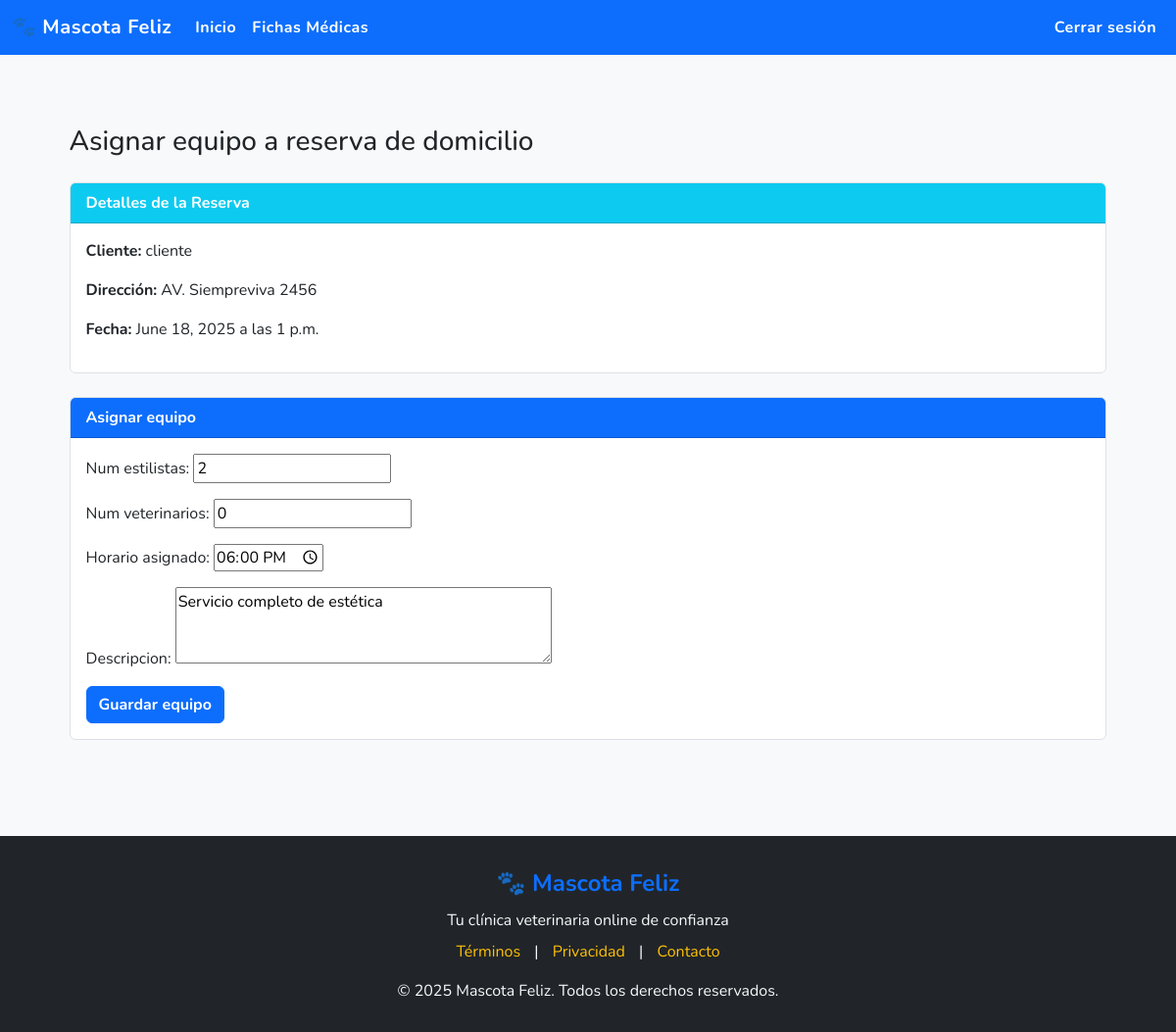
The page /reservas/2/equipo/ (signed in) on the database as committed earlier.
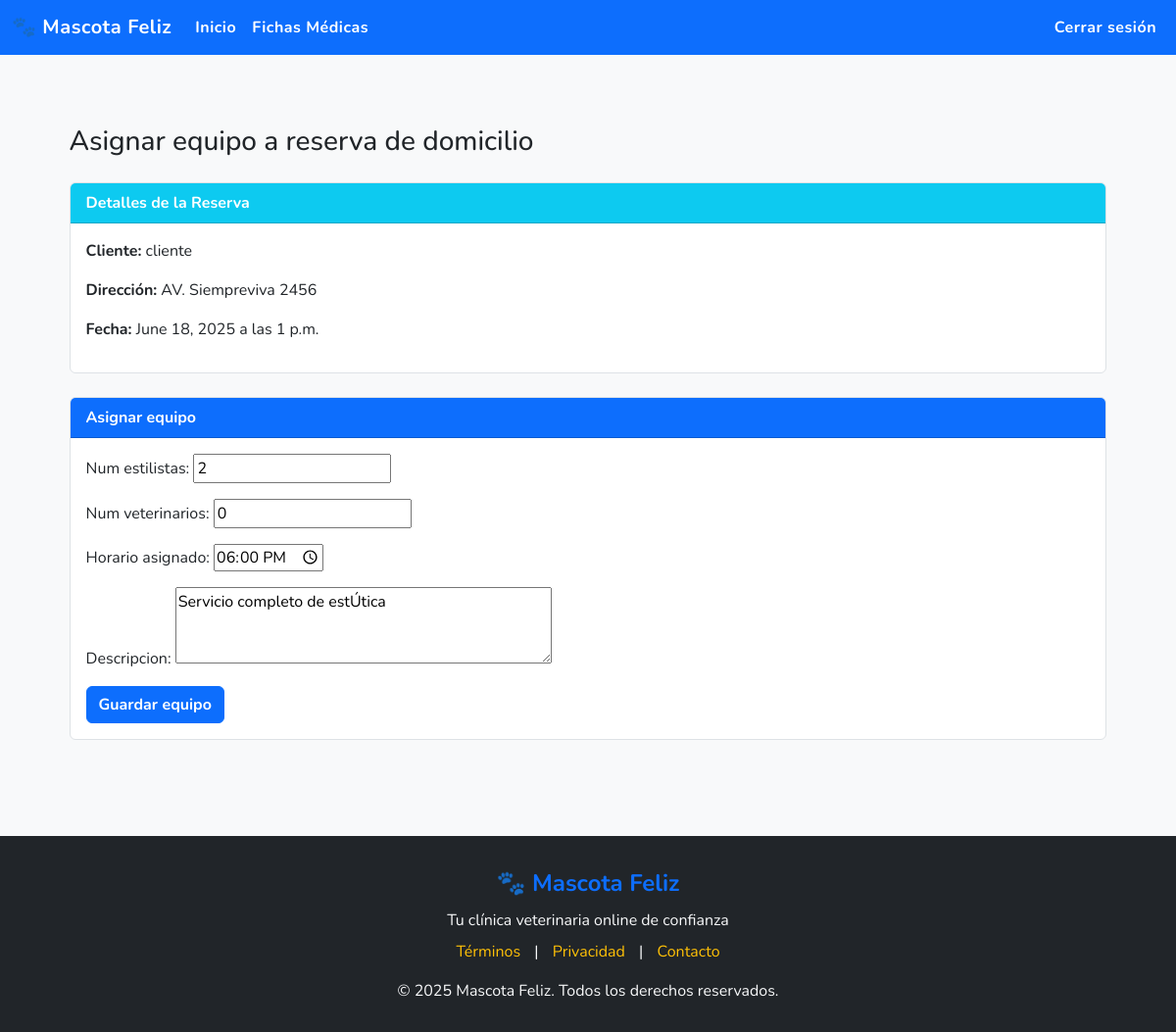
The same page on the database as committed later.
### core/models.py (models this page shows, shortened)
class ServicioDomicilio(models.Model):
    reserva = models.OneToOneField(
        Reserva,
        on_delete=models.CASCADE,
        limit_choices_to={'tipo_reserva': 'domicilio'}
    )
    num_estilistas = models.PositiveSmallIntegerField(default=0)
    num_veterinarios = models.PositiveSmallIntegerField(default=0)
    descripcion = models.TextField(blank=True)
    horario_asignado = models.TimeField(null=True, blank=True)
    estado = models.CharField(max_length=50, default="pendiente")

### app/views.py (the view)
# urls.py: path('reservas/<int:reserva_id>/equipo/', views.asignar_equipo_domicilio, name='asignar_equipo_domicilio'),
@login_required
def asignar_equipo_domicilio(request, reserva_id):
    reserva = get_object_or_404(Reserva, id=reserva_id, tipo_reserva='domicilio')
    try:
        servicio = ServicioDomicilio.objects.get(reserva=reserva)
    except ServicioDomicilio.DoesNotExist:
        servicio = None
    if request.method == 'POST':
        form = ServicioDomicilioForm(request.POST, instance=servicio)
        if form.is_valid():
            nuevo_servicio = form.save(commit=False)
            nuevo_servicio.reserva = reserva
            nuevo_servicio.save()
            messages.success(request, "Equipo asignado correctamente.")
            return redirect('panel')
    else:
        form = ServicioDomicilioForm(instance=servicio)
    return render(request, 'pages/operador/crear_equipo_movil.html', {
        'reserva': reserva,
        'form': form
    })

### core/forms.py (shortened to what this page needs)
class ServicioDomicilioForm(forms.ModelForm):
    class Meta:
        model = ServicioDomicilio
        fields = ['num_estilistas', 'num_veterinarios', 'horario_asignado', 'descripcion']
        widgets = {
            'descripcion': forms.Textarea(attrs={'rows': 3}),
            'horario_asignado': forms.TimeInput(attrs={'type': 'time'}),
        }

### app/templates/pages/operador/crear_equipo_movil.html (shortened to what this page needs)
{% extends 'base/base.html' %}
{% block content %}
<div class="container mt-5 mb-5">
    <h3 class="mb-4">Asignar equipo a reserva de domicilio</h3>
    <div class="card mb-4">
        <div class="card-header bg-info text-white">
            Detalles de la Reserva
        </div>
        <div class="card-body">
            <p><strong>Cliente:</strong> {{ reserva.cliente.username }}</p>
            <p><strong>Dirección:</strong> {{ reserva.direccion }}</p>
            <p><strong>Fecha:</strong> {{ reserva.fecha }} a las {{ reserva.hora }}</p>
        </div>
    </div>
    <div class="card">
        <div class="card-header bg-primary text-white">
            Asignar equipo
        </div>
        <div class="card-body">
            <form method="POST">
                {{ form.as_p }}
                <button type="submit" class="btn btn-primary">Guardar equipo</button>
            </form>
        </div>
    </div>
</div>
{% endblock %}

Rows that differ between the two databases and show on the page:
changed ServicioDomicilio: descripcion "Servicio completo de estética" → "Servicio completo de estÚtica"
